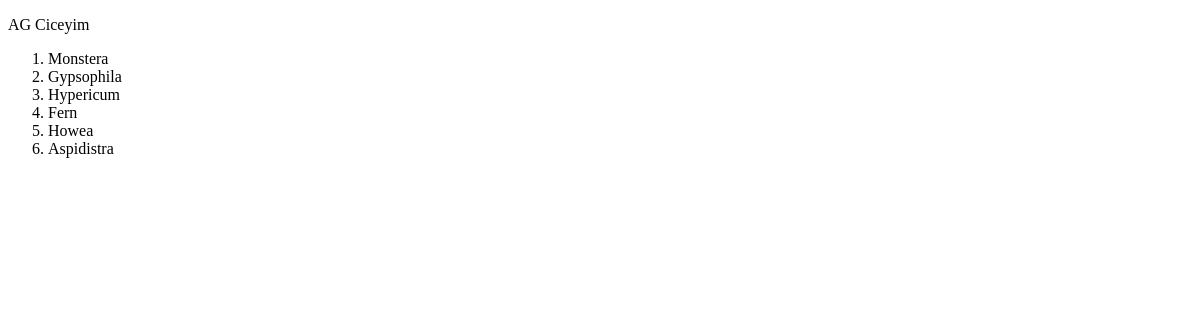
/entourages/, run on an earlier commit of the app's database.
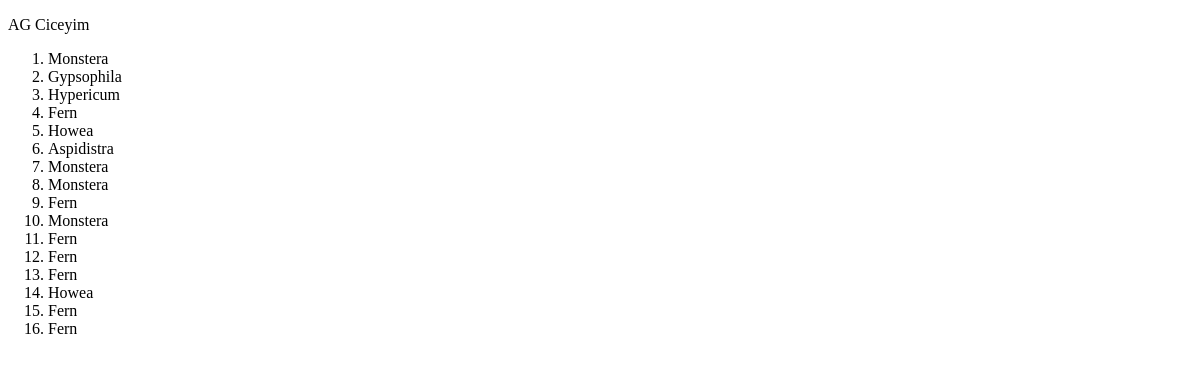
And on a later commit of the database.
### products/models.py (models this page shows)
class Entourage(models.Model):
    name = models.CharField(max_length=32)
    price = models.FloatField(default=0)
    stock_amount = models.PositiveIntegerField(default=0)
    is_main = models.BooleanField(default=False)
    def __str__(self) -> str:
        return f"{self.name}"

### products/views.py (the view)
def entourage_api_view(request):
    entourages = Entourage.objects.all()
    context = {
        "entourages": entourages
    }
    return render(request, "products/entourages.html", context)

### products/templates/products/entourages.html (shortened to what this page needs)
<!DOCTYPE html>
<html lang="en">
<head>
</head>
<body>
    <p> AG Ciceyim </p>
    <ol>
        {% for entourage in entourages %}
        <li> {{ entourage }}</li>
        {%endfor%}
    </ol>
</body>
</html>

What changed in the data, as far as the page shows it:
added Entourage: name "Monstera"
added Entourage: name "Monstera"
added Entourage: name "Fern"
added Entourage: name "Monstera"
added Entourage: name "Fern"
added Entourage: name "Fern"
added Entourage: name "Fern"
added Entourage: name "Howea"
added Entourage: name "Fern"
added Entourage: name "Fern"
